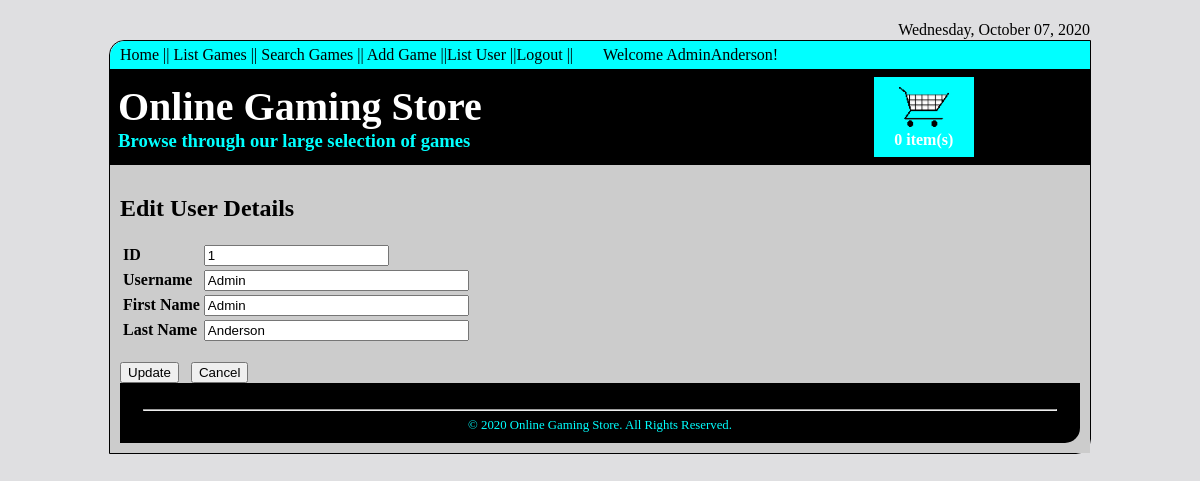
The app's page /edituser.php?id=1 (signed in) with its own data.
### tables this page shows
CREATE TABLE `users` (
  `id` int(11) NOT NULL,
  `firstname` varchar(20) NOT NULL,
  `lastname` varchar(20) NOT NULL,
  `username` varchar(20) NOT NULL,
  `password` varchar(20) NOT NULL,
  `role` int(10) NOT NULL
);

### edituser.php (the view, shortened to what this page needs)
<?php
require_once ('includes/header.php');
require_once('includes/database.php');
$id = filter_input(INPUT_GET, 'id', FILTER_SANITIZE_NUMBER_INT);
$sql = "SELECT * FROM users WHERE id=" . $id;
$query = $conn->query($sql);
$row = $query->fetch_assoc();
?>
<h2>Edit User Details</h2>
<form name="edituser" action="updateuser.php" method="get">
    <table class="userdetails">
        <tr>
            <th>ID</th>
            <td><input name="id" value="<?php echo $row['id'] ?>" readonly="readonly" /></td>
        </tr>
        <tr>
            <th>Username</th>
            <td><input name="username" value="<?php echo $row['username'] ?>" size="30" required /></td>
        </tr>
        <tr>
            <th>First Name</th>
            <td><input name="firstname" value="<?php echo $row['firstname'] ?>" size="30" required /></td>
        </tr>
        <tr>
            <th>Last Name</th>
            <td><input name="lastname" value="<?php echo $row['lastname'] ?>" size="30" required /></td>
        </tr>
    </table>
    <br>
    <input type="submit" value="Update">&nbsp;&nbsp;
    <input type="button" onclick="window.location.href = 'userdetails.php?id=<?php echo $row['id'] ?>'" value="Cancel">
</form>
<?php
require_once ('includes/footer.php');

### www/css/gamestyle.css (style rules this page uses)
body { text-align: center; background-color: #DFDFE1; }

### records on screen
users: id "1", username "Admin", firstname "Admin", lastname "Anderson"

### other values on screen
$name "AdminAnderson"
$count "0"
